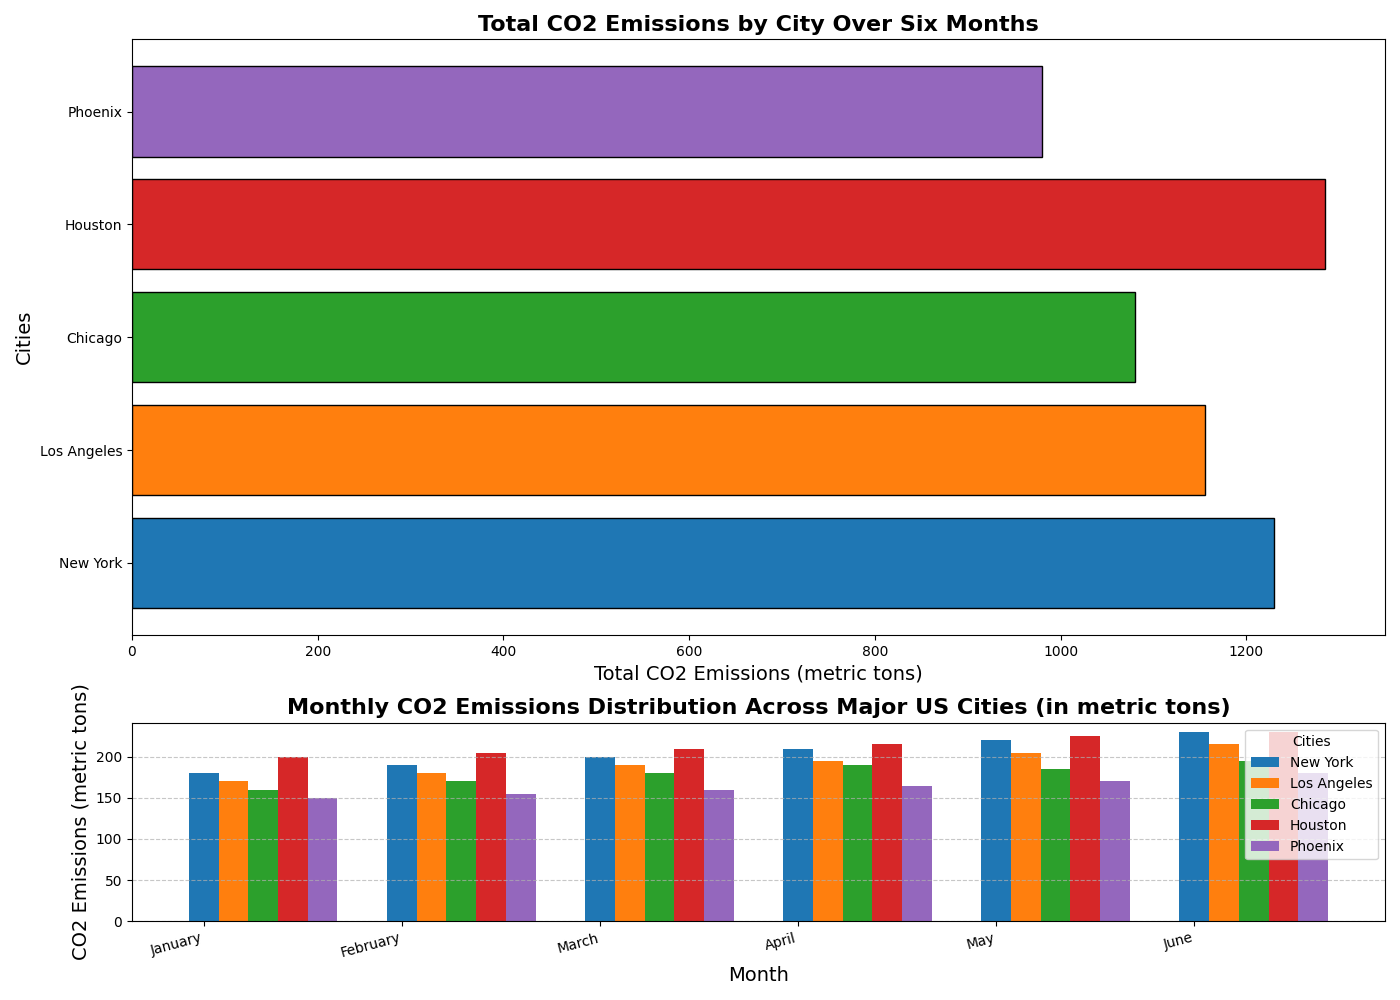

The Python source for this figure:
import matplotlib.pyplot as plt
import numpy as np

# Define city names and months
cities = ['New York', 'Los Angeles', 'Chicago', 'Houston', 'Phoenix']
months = ['January', 'February', 'March', 'April', 'May', 'June']

# Data representing monthly CO2 emissions (in metric tons) for each city
ny_emissions = [180, 190, 200, 210, 220, 230]
la_emissions = [170, 180, 190, 195, 205, 215]
chicago_emissions = [160, 170, 180, 190, 185, 195]
houston_emissions = [200, 205, 210, 215, 225, 230]
phoenix_emissions = [150, 155, 160, 165, 170, 180]

# Organize data in a numpy array for plotting
emissions_data = np.array([ny_emissions, la_emissions, chicago_emissions, houston_emissions, phoenix_emissions])

# Setup the figure and axis
fig, axs = plt.subplots(2, 1, figsize=(14, 10), gridspec_kw={'height_ratios': [3, 1]})

# Colors for each city
colors = ['#1f77b4', '#ff7f0e', '#2ca02c', '#d62728', '#9467bd']

# Calculate the total emissions for each city
total_emissions = emissions_data.sum(axis=1)

# Plot the total emissions as a horizontal bar chart (originally axs[1] now switched to axs[0])
axs[0].barh(cities, total_emissions, color=colors, edgecolor='black')
axs[0].set_title('Total CO2 Emissions by City Over Six Months', fontsize=16, fontweight='bold')
axs[0].set_xlabel('Total CO2 Emissions (metric tons)', fontsize=14)
axs[0].set_ylabel('Cities', fontsize=14)

# Create the bar chart for each month (originally axs[0] now switched to axs[1])
for i, city in enumerate(cities):
    axs[1].bar(np.arange(len(months)) + i * 0.15, emissions_data[i], width=0.15, color=colors[i], label=city)

axs[1].set_title('Monthly CO2 Emissions Distribution Across Major US Cities (in metric tons)', fontsize=16, fontweight='bold')
axs[1].set_xlabel('Month', fontsize=14)
axs[1].set_ylabel('CO2 Emissions (metric tons)', fontsize=14)
axs[1].set_xticks(np.arange(len(months)))
axs[1].set_xticklabels(months, rotation=15, ha='right')
axs[1].legend(title='Cities')
axs[1].yaxis.grid(True, linestyle='--', alpha=0.7)

# Improve layout
plt.tight_layout()

# Display the plot
plt.show()
